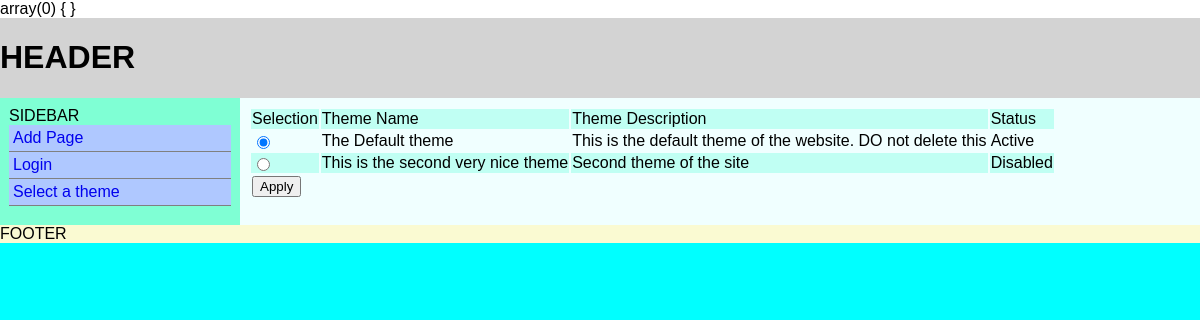
Screenshot of /index.php?q=select/theme with the database file from the repository.
### tables this page shows
CREATE TABLE IF NOT EXISTS `routes` (
  `routeid` int(11) NOT NULL AUTO_INCREMENT,
  `action` varchar(100) NOT NULL,
  `type` varchar(100) DEFAULT NULL,
  `id` tinyint(1) DEFAULT NULL,
  `mod_name` varchar(256) NOT NULL,
  `mod_real_name` varchar(256) NOT NULL,
  `mod_desc` mediumtext NOT NULL,
  `status` tinyint(1) NOT NULL,
  PRIMARY KEY (`routeid`)
);

CREATE TABLE IF NOT EXISTS `themes` (
  `tid` int(11) NOT NULL AUTO_INCREMENT,
  `theme_machine_name` varchar(255) DEFAULT NULL,
  `theme_display_name` varchar(255) DEFAULT NULL,
  `theme_desc` text NOT NULL,
  `status` tinyint(1) DEFAULT NULL,
  PRIMARY KEY (`tid`)
);

### includes/classes/class_router.php (called while the page is built, shortened)
<?php
class Router
{
    public static function RunModule(URL $url)
    {
        $db  = new DB();
        $mod_name = $db->GetModuleFromDB($url);
        $file_path = 'modules/'.$mod_name.'/'.$mod_name.".php";
        if (is_readable($file_path))
        {
            if (is_callable($mod_name,True))
            {
                call_user_func($mod_name);
                return True;
            }
        }
        return False;
    }
}
?>

### includes/bootstrap.php (called while the page is built, shortened)
<?php
function boot($debug=False)
{
    $url = new URL();
    Router::RunModule($url);
    t_sidebar(Theme::RenderMainNavMenu());
    Theme::GetActiveTheme();
}
?>

### index.php (called while the page is built, shortened)
<?php
include ("includes/bootstrap.php");
boot();
?>

### includes/classes/class_db.php (called while the page is built, shortened)
<?php
class DB
{
    protected $dbo;
    public function __construct()
    {
        try {
            $this->dbo = new PDO("mysql:host=" . DB_HOST . ";dbname=" . DB_NAME, DB_USER, DB_PASSWORD);
        }
        catch(PDOException $e)
        {
            $this->dbo = $e->errorInfo;
        }
    }
    public function GetActiveTheme()
    {
        $dbo = $this->dbo;
        $stmt = $dbo->prepare("SELECT theme_machine_name FROM themes WHERE status = 1 LIMIT 1");
        $result = $stmt->execute(array());
        if ($result)
        {
            $theme_machine_name = $stmt->fetch();
            return $theme_machine_name['theme_machine_name'];
        }
        return False;
    }
    public function GetSidebarItems()
    {
        $dbo = $this->dbo;
        $sql = "SELECT action,type,mod_real_name FROM routes WHERE status=1";
        $stmt = $dbo->prepare($sql);
        $result  = $stmt->execute(array());
        if ($result)
        {
            $items = $stmt->fetchAll(PDO::FETCH_ASSOC);
            return $items;
        }
    }
}
?>

### modules/select_theme/select_theme.php (the view, shortened to what this page needs)
<?php
function select_theme()
{
   var_dump($_POST);
    $db = new ThemeSwitchDB();
        $themes = $db->GetThemes();
        t_content(display_form($themes));
}
function display_form($themes)
{
    $form = "<form id='select_theme' class='content_form' action='' method='post'> ";
    $form .="<table id='themes' class='content_table'>";
    $form .="<tr><td>Selection</td><td>Theme Name</td><td>Theme Description</td><td>Status</td></tr>";
    foreach ($themes as $theme)
    {
        if ($theme['status'] == 1)
        {
            $status="Active";
            $checked = "checked = 'checked'";
        }
        else
        {
            $status = "Disabled";
            $checked = "";
        }
        $form .= "<tr>";
        $form .= "<td><input type='radio' name='theme' {$checked} value=".$theme['theme_machine_name']. "></td>";
        $form .= "<td>".$theme['theme_display_name']."</td>";
        $form .= "<td>".$theme['theme_desc']."</td>";
        $form .= "<td>{$status}</td>";
        $form .="</tr>";
    }
    $form.="<tr><td colspan='4'><input type='submit' name='Submit' value='Apply'></td></tr>";
    $form.="</table>";
    $form.="</form>";
    return $form;
}
class ThemeSwitchDB extends DB
{
   function GetThemes()
   {
       $dbo = $this->dbo;
       $stmt = $dbo->prepare("SELECT theme_machine_name,theme_display_name,theme_desc,status FROM themes");
       $result = $stmt->execute(array());
       if ($result)
       {
           $themes = $stmt->fetchAll(PDO::FETCH_ASSOC);
           return $themes;
       }
       return False;
   }
}

### includes/classes/class_theme.php (shortened to what this page needs)
<?php
class Theme
{
    public static function GetActiveTheme()
    {
        $db = new DB();
        $theme = $db->GetActiveTheme();
        $theme_path = "themes/".$theme;
        if (is_dir($theme_path))
        {
            if (is_readable($theme_path."/theme.html"))
            {
                return True;
            }
        }
    }
    public static function RenderMainNavMenu()
    {
        $db = new DB();
        $items = $db->GetSidebarItems();
        $html = "<ul id='main-nav' class='nav'>";
        foreach ($items as $item)
        {
            if ((Security::IsLoggedIn()== False) and ($item['action']=='logout')) continue;
            $html .= "<li class='nav-item'>";
            $html.= "<a class='nav-link' href='".CMS_BASE_URI."?q=".$item['action'];
            if ($item['type']!=null)
            {
                $html.="/".$item['type'];
            }
            $html.="'>".$item['mod_real_name']."</a>";
        }
        $html.="</ul>";
        return $html;
    }
}

### includes/engines/theme_engine.php (shortened to what this page needs)
<?php
function print_content()
{
    if (isset($GLOBALS['content']))
    {
        print($GLOBALS['content']);
    }
    else
    {
        print("No data to display");
    }
}
function print_sidebar()
{
    if (isset($GLOBALS['sidebar']))
    {
        print($GLOBALS['sidebar']);
        return True;
    }
    return False;
}
?>

### themes/default/style.css (style rules this page uses)
* { box-sizing: border-box; }
body { margin: auto; font-family: Arial, helvetica, sans-serif; }
#container-outer { width: 100%; background-color: aqua; height: 100%; margin: 0px; }
#header { width: 100%; background-color: lightgray; overflow: hidden; }
.flex { display: flex; }
#container-inner { width: 100%; overflow: auto; }
#sidebar { width: 20%; background-color: aquamarine; float: left; display: block; padding: 9px; }
tr:nth-child(odd) { background: #c0fff3; }
.nav { list-style: none; text-decoration: none; margin: 0; padding: 0; }
.nav-link { text-decoration: none; border-bottom: 1px solid gray; display: block; padding: 4px; }
.nav-link:link, .nav-link:visited { display: block; background: #afc8ff; }
#content { width: 80%; background-color: azure; float: right; display: block; padding: 9px; }
#footer { width: 100%; background-color: lightgoldenrodyellow; clear: both; overflow: hidden; }

### rows the page displays
routes: mod_real_name "Add Page"
routes: mod_real_name "Login"
routes: mod_real_name "Select a theme"
themes: theme_display_name "The Default theme", theme_desc "This is the default theme of the website. DO not delete this", status "Active", theme_machine_name "FOOTER"
themes: theme_display_name "This is the second very nice theme", theme_desc "Second theme of the site", status "Disabled"
